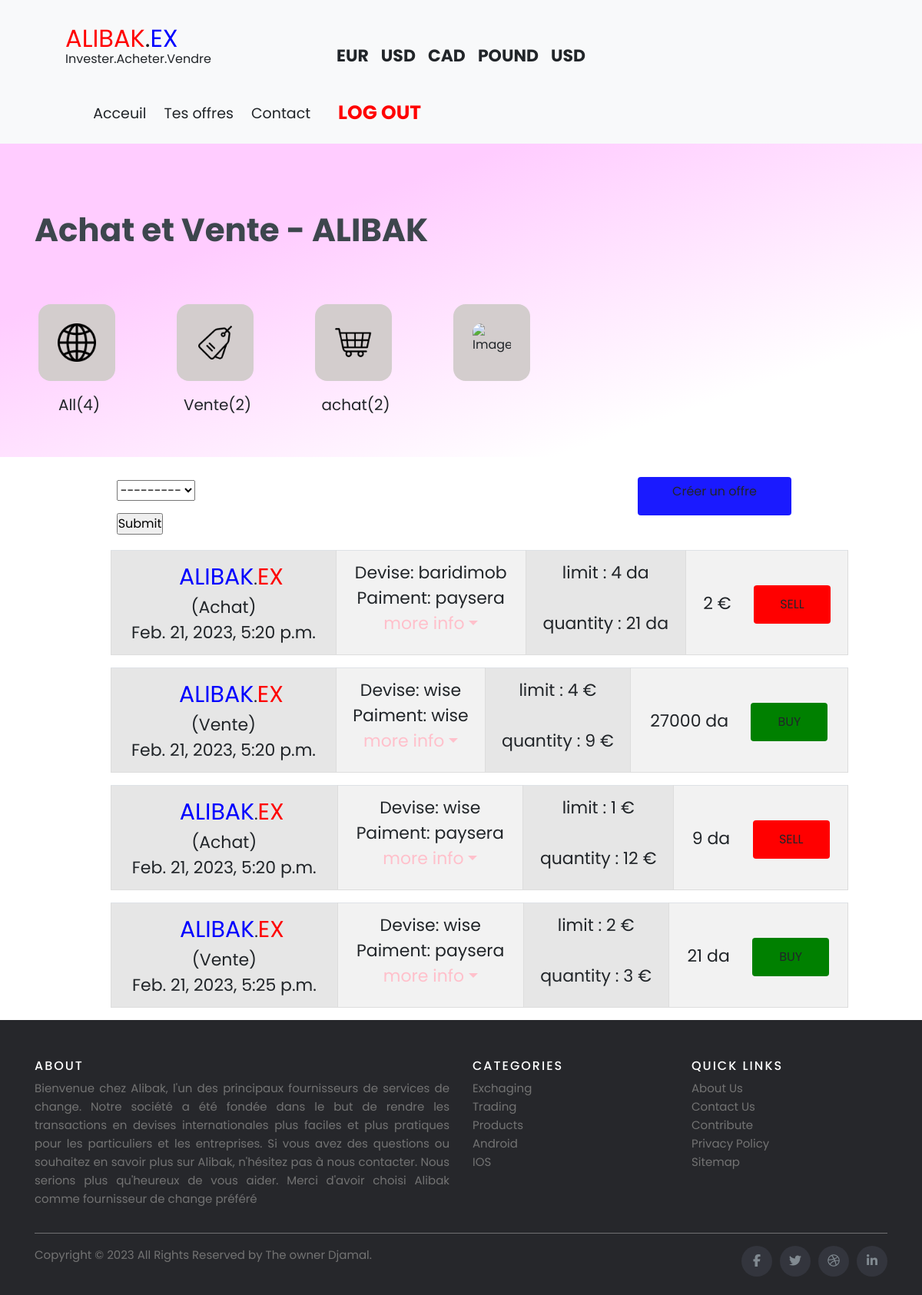
The page /OffersPage (signed in) on the database as committed earlier.
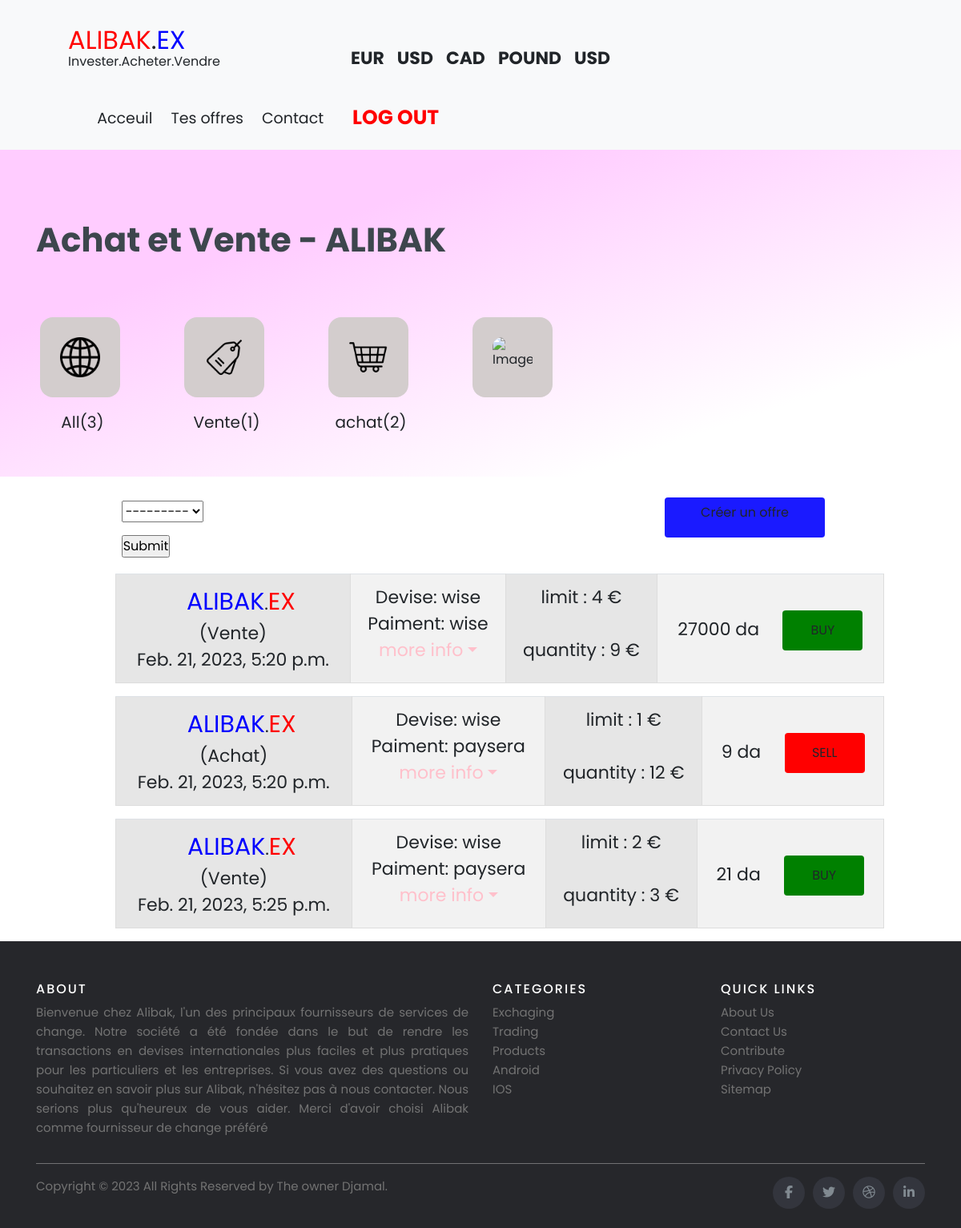
The same page on the database as committed later.
### offers/models.py (models this page shows, shortened)
class offers(models.Model):
    STATUS = (
        ('Sell', 'Sell'),
        ('buy', 'buy')
    )
    Devise = (
        ('paysera', 'paysera'),
        ('wise', 'wise'),
        ('baridimob', 'baridimob')
    )
    customer = models.ForeignKey(Customer, null=True, on_delete=models.SET_NULL)
    title = models.CharField(max_length=20, blank=True)
    date = models.DateField(default=datetime.now)
    created_at = models.DateTimeField(default=datetime.now)
    start_time = models.TimeField(default=time(5))
    duration = models.IntegerField(default=1)
    approve = models.BooleanField(default=False)
    price = models.FloatField(null=True)
    quantity = models.FloatField(default=0)
    lowest = models.FloatField(default=0)
    description = models.CharField(max_length=200, null=True, blank=True)
    devise = models.CharField(max_length=200, null=True, choices=Devise)
    status = models.CharField(max_length=200, null=True, choices=STATUS)
    payment = models.CharField(max_length=200, null=True, choices=Devise)

### offers/decorators.py (the view)
        def wrapper_func(request, *args, **kwargs):
            group = None
            if request.user.groups.exists():
                group = request.user.groups.all()[0].name
            if group in allowed_roles:
                return view_func(request, *args, **kwargs)
            else:
                return HttpResponse("you are not authorized to view this page")

### offers/views.py (called while the page is built)
@login_required(login_url='login')
@allowed_users(allowed_roles=['customer'])
def ahmed(request):
    offer = offers.objects.all()
    offers_count = offer.filter(approve=True).count()
    offers_sell = offer.filter(status="Sell", approve="True").count()
    offers_buy = offer.filter(status="buy", approve="True").count()
    customer = request.user.customer
    myFilter = OfferFilter(request.GET, queryset=offer)
    offer = myFilter.qs
    context = {"offers": offers.objects.all(), "filter": myFilter, "offers": offer, "count": offers_count,
               "buy": offers_buy, "sell": offers_sell, "customer": customer}
    return render(request, "offers/offersPage.html", context)

### offers/templates/offers/offersPage.html (shortened to what the changed rows need)
{%  extends 'offers/main2.html' %}
{% load i18n %}
{% block content %}
{% load static %}
<link rel="stylesheet" href="https://cdn.jsdelivr.net/npm/bootstrap@4.4.1/dist/css/bootstrap.min.css">
<section id="flex-section" >
            <div class="container">
                    <div class="my-brand-name">
                        <h2 style="font-size: 42px;">Achat et Vente - ALIBAK</h2>
                    </div>
                    <br>
                    <div class="row159">
                      <div class="column159">
                        <figure class="image-container">
                            <img src="{% static 'images/global (1).png' %}" alt="Image">
                          </figure>
                          <p class="image-caption">All({{count}})</p>
                      </div>
                      <div class="column159">
                        <figure class="image-container">
                            <img src="{% static 'images/tag.png' %}" alt="Image">
                          </figure>
                          <p class="image-caption">Vente({{sell}})</p>
                      </div>
                    </div>
                    <br>
             </div>
        </section>
        <section class="bottom" style="width: 80%;">
            {% for offer in offers %}
            {% if offer.approve %}
                       <table class="table  table-striped t1">
                                        <tr class="tr">
                                            <td class="td-1"> <font class="td-1-1 td-1-1-1" color="blue">ALIBAK</font>.<font class="td-1-1" color="red">EX</font> <br> {% if offer.status == "Sell" %} (Achat) {% elif offer.status == "buy" %} (Vente) {% endif %} <br>{{offer.created_at}} </td>
                                            <td class="td-2"> Devise: {{offer.devise}} <br> Paiment: {{offer.payment}} <br> <font color="pink" class="dropdown-toggle">more info</font> </td>
                                            <td class="td-3"> limit :  {{offer.lowest|floatformat:0}} {% if offer.devise != "baridimob" %} &euro; {% else %} da {% endif %} <br> <br> quantity : {{offer.quantity|floatformat:0}} {% if offer.devise != "baridimob" %} &euro; {% else %} da {% endif %}  </td>
                                            <td class="td-4"> <br> <p >{{offer.price|floatformat:0}} {% if offer.devise != "baridimob" %} da {% else %} &euro; {% endif %} &nbsp&nbsp&nbsp {% if offer.status == "Sell" %} <a href="{% url 'CustomerInfo' offer.id %}" class="btn buttonn" style="background-color:red;">{{offer.status}}</a> {% elif offer.status == "buy" %} <a href="{% url 'CustomerInfo' offer.id %}" class="btn buttonn" style="background-color:green;">{{offer.status}}</a></p> {%endif%} </td>
                                        </tr>
                        </table>
            {%endif%}
            {% endfor %}
        </section>
 {% endblock %}

Rows that differ between the two databases and show on the page:
removed offers: shows "(Achat)", created_at "Feb. 21, 2023, 5:20 p.m.", devise "baridimob", payment "paysera", lowest "4", shows "da", quantity "21", price "2", status "SELL"
Other text that changed with them:
{{ count }}: "4" → "3"
{{ sell }}: "2" → "1"
